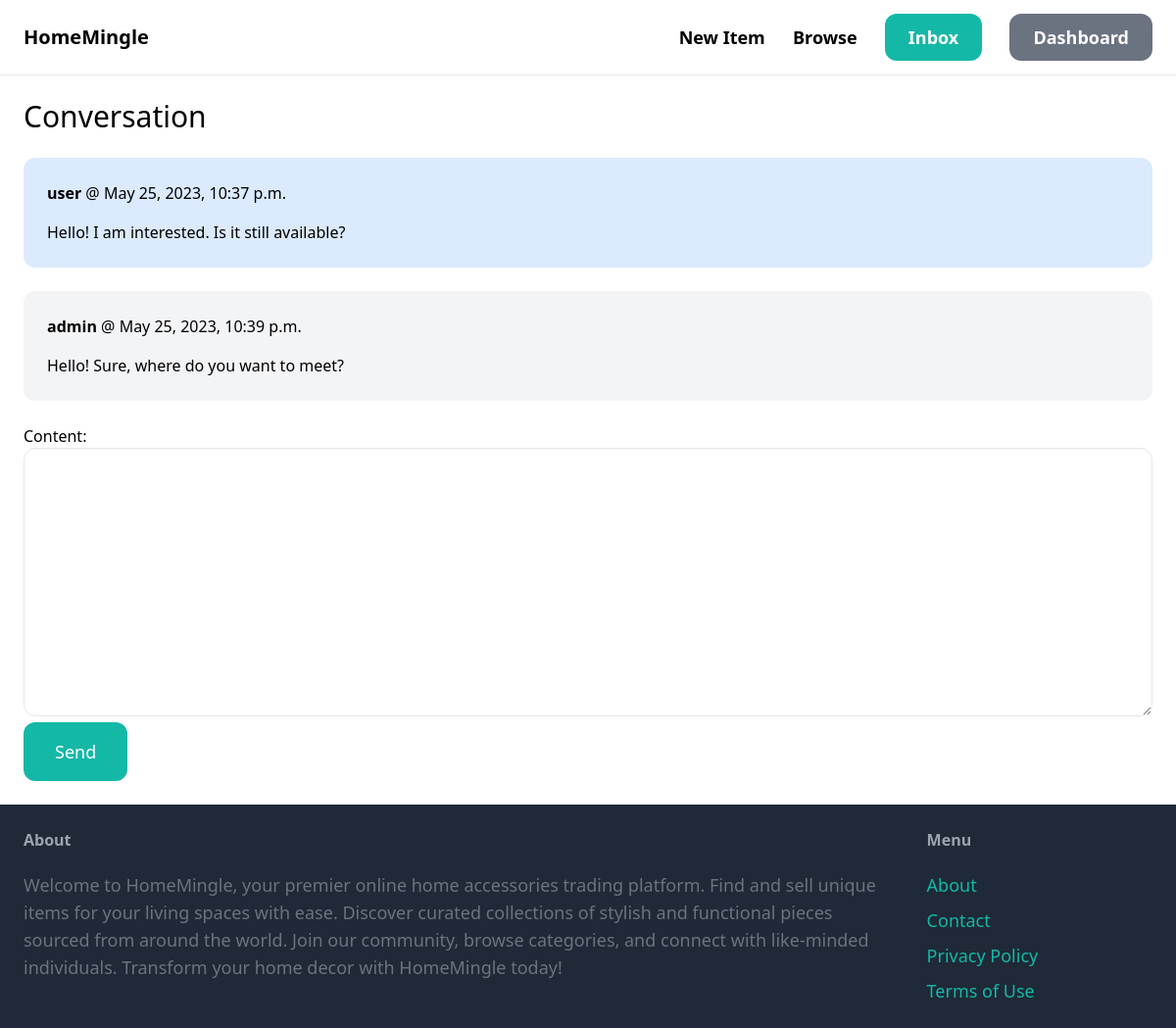
Screenshot of /inbox/1/ (signed in) with the database file from the repository.
### conversation/models.py (models this page shows)
class ConversationMessage(models.Model):
    conversation = models.ForeignKey(Conversation, related_name='messages', on_delete=models.CASCADE)
    content = models.TextField()
    created_at = models.DateTimeField(auto_now_add=True)
    created_by = models.ForeignKey(User, related_name='created_messages', on_delete=models.CASCADE)

### conversation/views.py (the view)
# urls.py: path('<int:pk>/', views.detail, name='detail'),
@login_required
def detail(request, pk):
    conversation = Conversation.objects.filter(members__in=[request.user.id]).get(pk=pk)
    if request.method == 'POST':
        form = ConversationMessageForm(request.POST)
        if form.is_valid():
            conversation_message = form.save(commit=False)
            conversation_message.conversation = conversation
            conversation_message.created_by = request.user
            conversation_message.save()
            conversation.save()
            return redirect('conversation:detail', pk=pk)
    else:
        form = ConversationMessageForm()
    return render(request, 'conversation/detail.html', {
        'conversation': conversation,
        'form': form
    })

### conversation/forms.py
class ConversationMessageForm(forms.ModelForm):
    class Meta:
        model = ConversationMessage
        fields = ('content',)
        widgets = {
            'content': forms.Textarea(attrs={
                'class': 'w-full py-4 px-6 rounded-xl border'
            })
        }

### conversation/templates/conversation/detail.html (shortened to what this page needs)
{% extends 'core/base.html' %}
{% block content %}
<h1 class="mb-6 text-3xl">Conversation</h1>
<div class="space-y-6">
    {% for message in conversation.messages.all %}
        <div class="p-6 flex {% if message.created_by == request.user %}bg-blue-100{% else %}bg-gray-100{% endif %} rounded-xl">
            <div>
                <p class="mb-4"><strong>{{ message.created_by.username }}</strong> @ {{ message.created_at }}</p>
                <p>{{ message.content }}</p>
            </div>
        </div>
    {% endfor %}
</div>
<form method="post" action="." class="mt-6">
    {{ form.as_p }}
    <button class="py-4 px-8 text-lg bg-teal-500 hover:bg-teal-700 rounded-xl text-white">Send</button>
</form>
{% endblock %}

### rows the page displays
ConversationMessage: created_by.username "user", created_at "May 25, 2023, 10:37 p.m.", content "Hello! I am interested. Is it still available?"
ConversationMessage: created_by.username "admin", created_at "May 25, 2023, 10:39 p.m.", content "Hello! Sure, where do you want to meet?"
